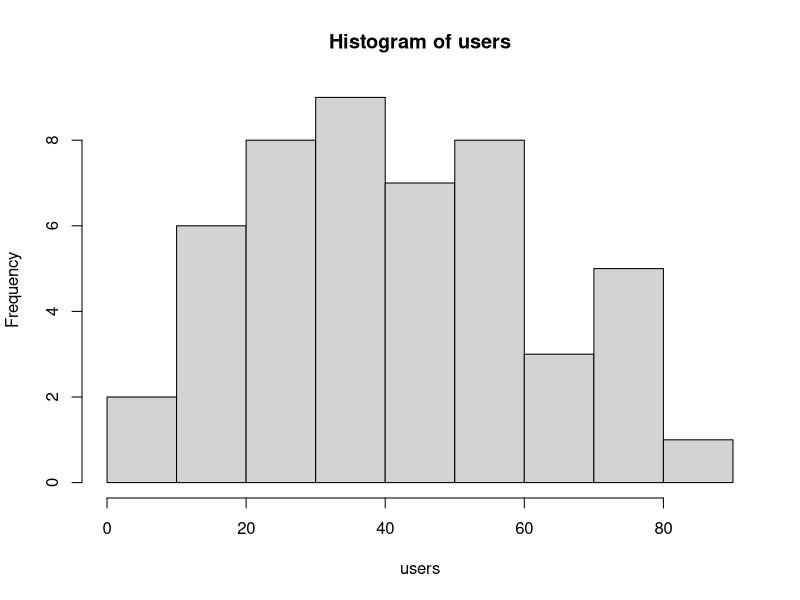
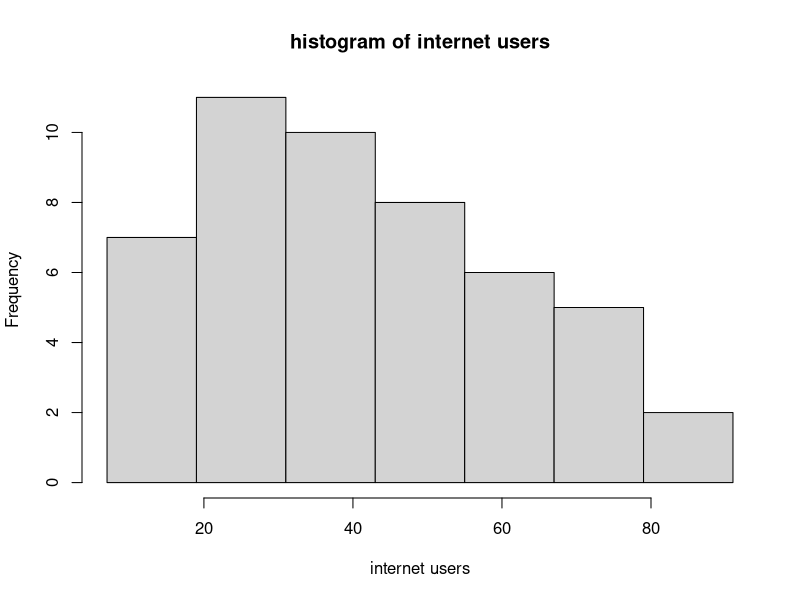
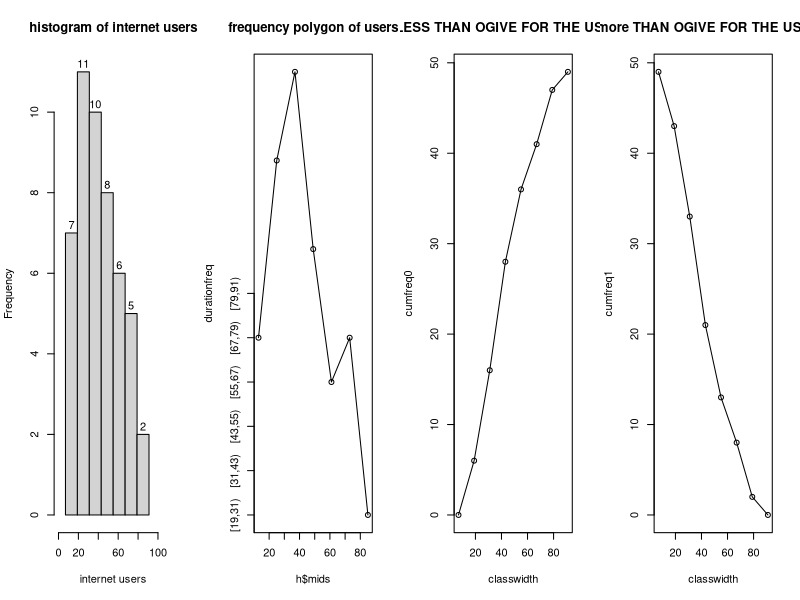
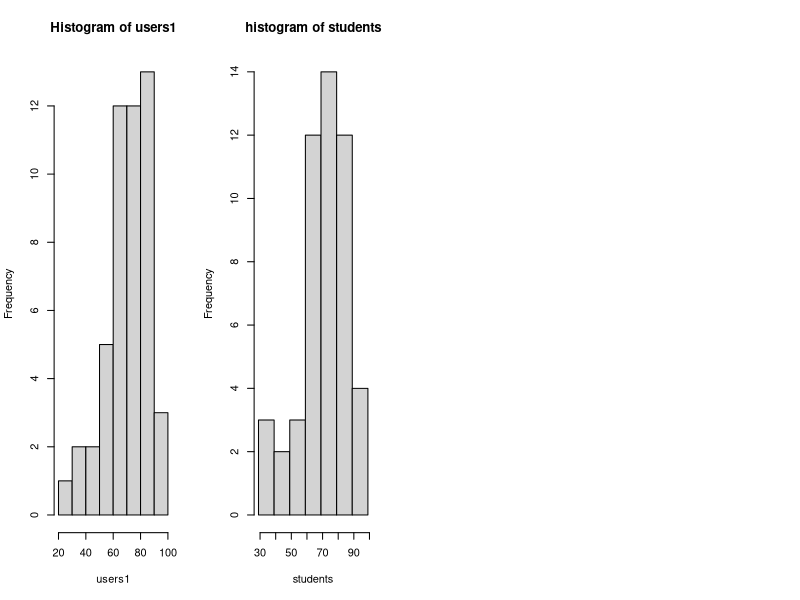
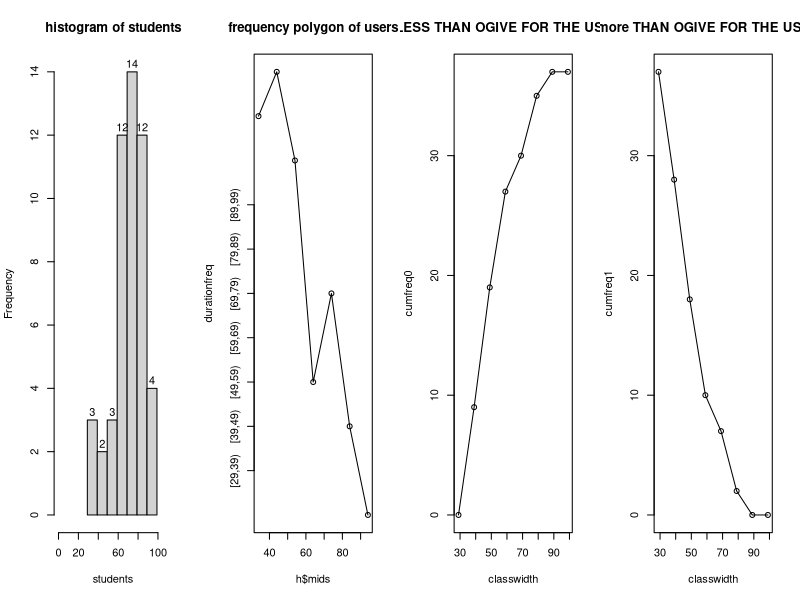

The R source for these figures, in order:
getwd()


#######################PLOTS OM HISTOGRRAM#####
users=c(50,40,41,17,11,7,22,44,28,21,19,23,37,51,54,42,88,41,78,56,72,56,17,7,69,30,80,56,29,33,46,31,39,20,18,29,59,73,77,36,39,30,62,54,67,39,31,53,44)
hist(users)
n=1+3.322*(log10(50))
n=7
max(users)
min(users)
width=(max(users)-min(users))/n
width=12
min(users)
classwidth=seq(7,91,by=12)
durationcut=cut(users,classwidth,right=FALSE)
durationcut
durationfreq=table(durationcut)
durationfreq
####getting verti9caL FREQUENCY####
cbind(durationfreq)




#####histogram####
hist(users,breaks=classwidth,xlab="internet users",main="histogram of internet users")




####side by side plot###
par(mfrow=c(1,4))            #no of figure arrangement no of rows and column
h=hist(users,breaks=classwidth,xlab="internet users",main="histogram of internet users",xlim=c(0,110))
text(h$mids,h$counts,labels= h$counts,adj=c(0.5,-0.5))



###frequency polygon###############
plot(h$mids,durationfreq,type="o",main="frequency polygon of users")


#############################OGIVES########



###LESS THAN OGIVE#####
cumfreq0=c(0,cumsum(durationfreq))
cumfreq0
plot(classwidth,cumfreq0,main="LESS THAN OGIVE FOR THE USERS")
lines(classwidth,cumfreq0,main="LESS THAN OGIVE FOR THE USERS")





########More than ogive###############
cumfreq1=sum(durationfreq)-cumfreq0
cumfreq1
plot(classwidth,cumfreq1,main="more THAN OGIVE FOR THE USERS")
lines(classwidth,cumfreq1,main="more THAN OGIVE FOR THE USERS")

median(users)
















########LESSON PLAN PROBLEM 9



#######################PLOTS OM HISTOGRRAM#####
users1=c(75,89,66,52,90,68,83,94,77,60,38,47,87,65,97,49,65,70,73,81,85,77,83,56,63,79,69,82,84,70,62,75,29,88,74,37,81,76,74,63,69,73,91,87,76,58,63,60,71,82)
hist(users1)
n=1+3.322*(log10(50))
n=7
max(users1)
min(users1)
width=(max(users)-min(users))/n
width=10
min(users1)
classwidth=seq(29,99,by=10)
durationcut=cut(users,classwidth,right=FALSE)
durationcut
durationfreq=table(durationcut)
durationfreq
####getting verti9caL FREQUENCY####
cbind(durationfreq)




#####histogram####
hist(users1,breaks=classwidth,xlab="students",main="histogram of students")




####side by side plot###
par(mfrow=c(1,4))            #no of figure arrangement no of rows and column
h=hist(users1,breaks=classwidth,xlab="students",main="histogram of students",xlim=c(0,110))
text(h$mids,h$counts,labels= h$counts,adj=c(0.5,-0.5))



###frequency polygon###############
plot(h$mids,durationfreq,type="o",main="frequency polygon of users")


#############################OGIVES########



###LESS THAN OGIVE#####
cumfreq0=c(0,cumsum(durationfreq))
cumfreq0
plot(classwidth,cumfreq0,main="LESS THAN OGIVE FOR THE USERS")
lines(classwidth,cumfreq0,main="LESS THAN OGIVE FOR THE USERS")





########More than ogive###############
cumfreq1=sum(durationfreq)-cumfreq0
cumfreq1
plot(classwidth,cumfreq1,main="more THAN OGIVE FOR THE USERS")
lines(classwidth,cumfreq1,main="more THAN OGIVE FOR THE USERS")

median(users1)
